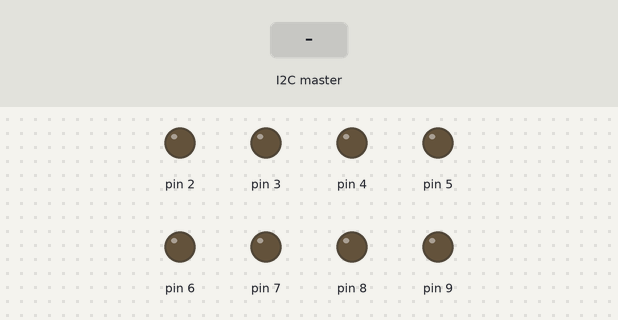
Bench run of a sketch on a simulated Arduino Uno, built with avr-gcc and run on an emulated ATmega328P. Parts: output pins drawn as LEDs (lit = HIGH). The inputs (shaded band) are chosen by the test bench. What the sketch prints to the serial monitor is not drawn.

Above: at 0.11 s.
At 0.61 s:
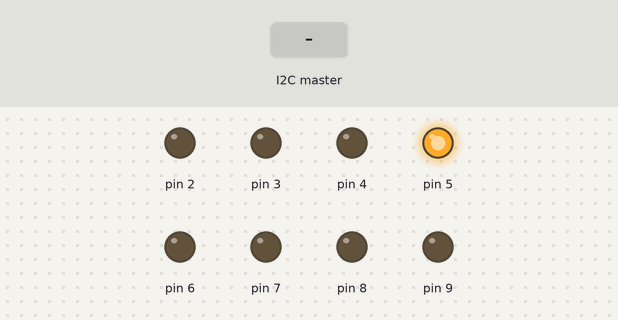
At 2.8 s:
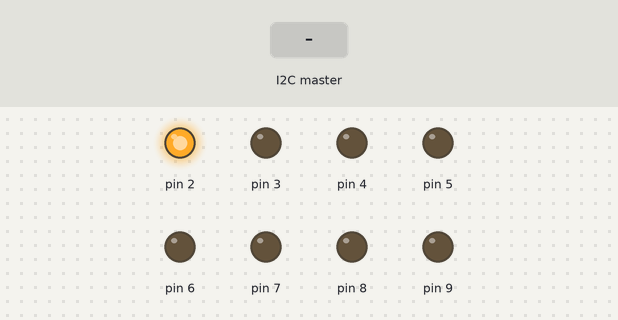
2.9 s: the I2C master sends the byte 0
4.4 s: the I2C master sends the byte 1
5.9 s: the I2C master sends the byte 2
Timing chart, 0 to 8.9 s (numbered marks = the images above; inputs shaded):
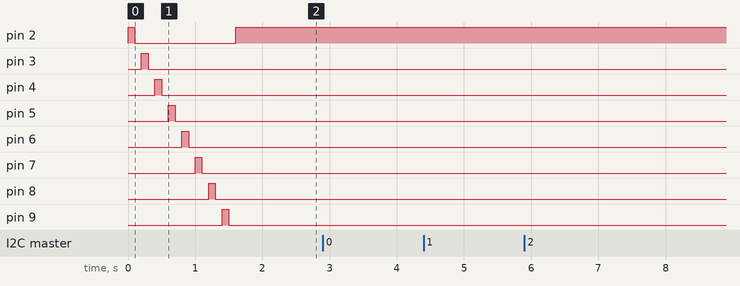

Measured:
- after the input at 2.9 s, every drawn part: stays the same
- after the input at 4.4 s, every drawn part: stays the same
- after the input at 5.9 s, every drawn part: stays the same

The sketch:

minor.ino
```cpp
// slave_receiver.ino
// Refer to the "master_sender" example for use with this
#include <Wire.h>

const int SLAVE_ADDRESS = 1;
char incomingByte = 0;

void wait(long);
void light(int);
void lightAll();
void dark(int);
void darkAll();
void ledRun();
void blinkLED(int, int);
void dice(int);

int pos = 1;

void setup()
{
  //I2C定義接收
  Wire.begin(SLAVE_ADDRESS);    // join I2C bus as a slave with address 1
  Wire.onReceive(receiveEvent); // register event

  Serial.begin(9600);
  Serial.println("Received data:");

  //定義腳位輸出
  for (int i = 2; i <= 9; i++)
  {
    pinMode(i, OUTPUT);
  }
  ledRun();
  light(pos);
}

void loop()
{
  switch (incomingByte)
  {
  case '0':
    dice(1);
    break;
  case '1':
    dice(2);
    break;
  case '2':
    dice(3);
    break;
  case '3':
    dice(4);
    break;
  case '4':
    dice(5);
    break;
  case '5':
    dice(6);
    break;
  default:
    break;
  }
}

void wait(long interval)
{
}

void light(int led)
{
  switch (led)
  {
  case 1:
    digitalWrite(2, HIGH);
    break;
  case 2:
    digitalWrite(3, HIGH);
    break;
  case 3:
    digitalWrite(4, HIGH);
    break;
  case 4:
    digitalWrite(5, HIGH);
    break;
  case 5:
    digitalWrite(6, HIGH);
    break;
  case 6:
    digitalWrite(7, HIGH);
    break;
  case 7:
    digitalWrite(8, HIGH);
    break;
  case 8:
    digitalWrite(9, HIGH);
    break;
  }
}

void lightAll()
{
  for (int i = 1; i <= 8; i++)
  {
    light(i);
  }
}

void dark(int led)
{
  switch (led)
  {
  case 1:
    digitalWrite(2, LOW);
    break;
  case 2:
    digitalWrite(3, LOW);
    break;
  case 3:
    digitalWrite(4, LOW);
    break;
  case 4:
    digitalWrite(5, LOW);
    break;
  case 5:
    digitalWrite(6, LOW);
    break;
  case 6:
    digitalWrite(7, LOW);
    break;
  case 7:
    digitalWrite(8, LOW);
    break;
  case 8:
    digitalWrite(9, LOW);
    break;
  }
}

void darkAll()
{
  for (int i = 1; i <= 8; i++)
  {
    dark(i);
  }
}

void ledRun()
{
  for (int i = 1; i <= 8; i++)
  {
    light(i);
    delay(100);
    dark(i);
    delay(100);
  }
}

void blinkLED(int pos, int num)
{
}

void dice(int num)
{
  int MAXpos = pos + num;
  for (int i = 1; i <= num; i++)
  {
    pos++;
    light(pos);
    if (pos == MAXpos)
      break;
    delay(100);
  }
}

void receiveEvent(int howMany)
{
  while (Wire.available())
  {
    // receive one byte from Master
    incomingByte = Wire.read();
    Serial.print(incomingByte);
  }
}
```
